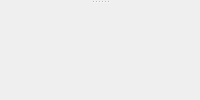
         <widget class="QWidget" name="knowledgebase" native="true">
          <layout class="QGridLayout" name="gridLayout_10">
           <property name="leftMargin">
            <number>0</number>
           </property>
           <property name="topMargin">
            <number>0</number>
           </property>
           <property name="rightMargin">
            <number>0</number>
           </property>
           <property name="bottomMargin">
            <number>0</number>
           </property>
           <item row="0" column="0">
            <widget class="QSplitter" name="splitter_2">
             <property name="orientation">
              <enum>Qt::Orientation::Vertical</enum>
             </property>
             <widget class="QWidget" name="documents_container" native="true">
              <layout class="QGridLayout" name="gridLayout_11">
               <property name="leftMargin">
                <number>0</number>
               </property>
               <property name="topMargin">
                <number>0</number>
               </property>
               <property name="rightMargin">
                <number>0</number>
               </property>
               <property name="bottomMargin">
                <number>0</number>
               </property>
               <item row="0" column="0">
                <widget class="DocumentsWidget" name="documents" native="true"/>
               </item>
              </layout>
             </widget>
             <widget class="QWidget" name="widget_3" native="true"/>
            </widget>
           </item>
          </layout>
         </widget>
